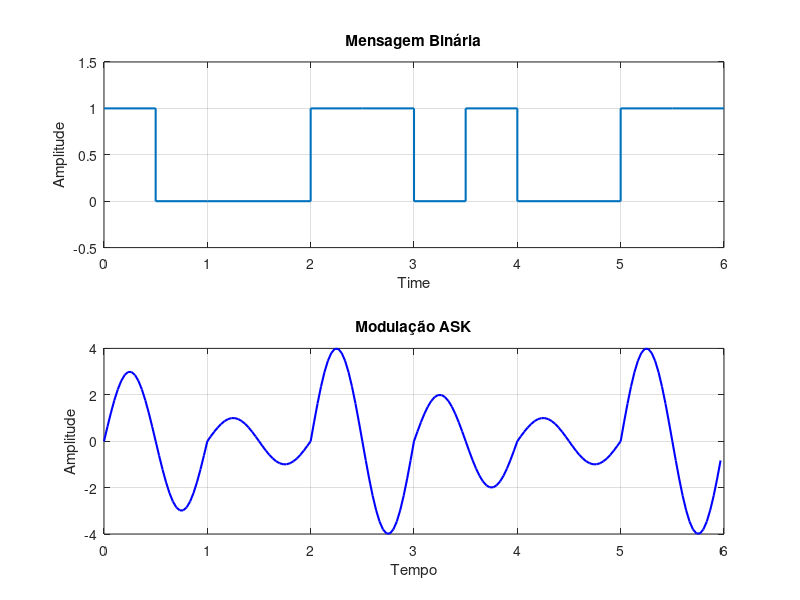

Recreate this plot in MATLAB.
%ASK-dibibit
f1=1 %Frequência em Hz
t=0:1/30:1-1/30; %Vetor de tempo

%Sinais analógicos para a modulação Dibit

sa3=4*sin(2*pi*f1*t); % 11 - 4
sa2=3*sin(2*pi*f1*t); % 10 - 3
sa1=2*sin(2*pi*f1*t); % 01 - 2
sa0=sin(2*pi*f1*t);   % 00 - 1

b1=[1 0 0 0 1 1 0 1 0 0 1 1]; %palavra binária a ser transmitida
b=[3 1 4 2 1 4] %Sinal decimal(digital) a ser transmitido

n= 6;
ask = [];
for i=1:n
  if b(i)==1
    ask=[ask sa0];
  end
  if b(i)==2
    ask=[ask sa1];
  end
  if b(i)==3
    ask=[ask sa2];
  end
  if b(i) ==4
    ask = [ask sa3];
  end
end


subplot(211)
stairs(0:0.5:6,[b1(1:12) b1(12)],'linewidth',1.5)
axis([0 6 -0.5 1.5])
title('Mensagem Binária');grid on
xlabel('Time');ylabel('Amplitude')
subplot(212)
tb=0:1/30:6-1/30;
plot(tb, ask(1:6*30),'b','linewidth',1.5)
title('Modulação ASK');grid on
xlabel('Tempo');ylabel('Amplitude')